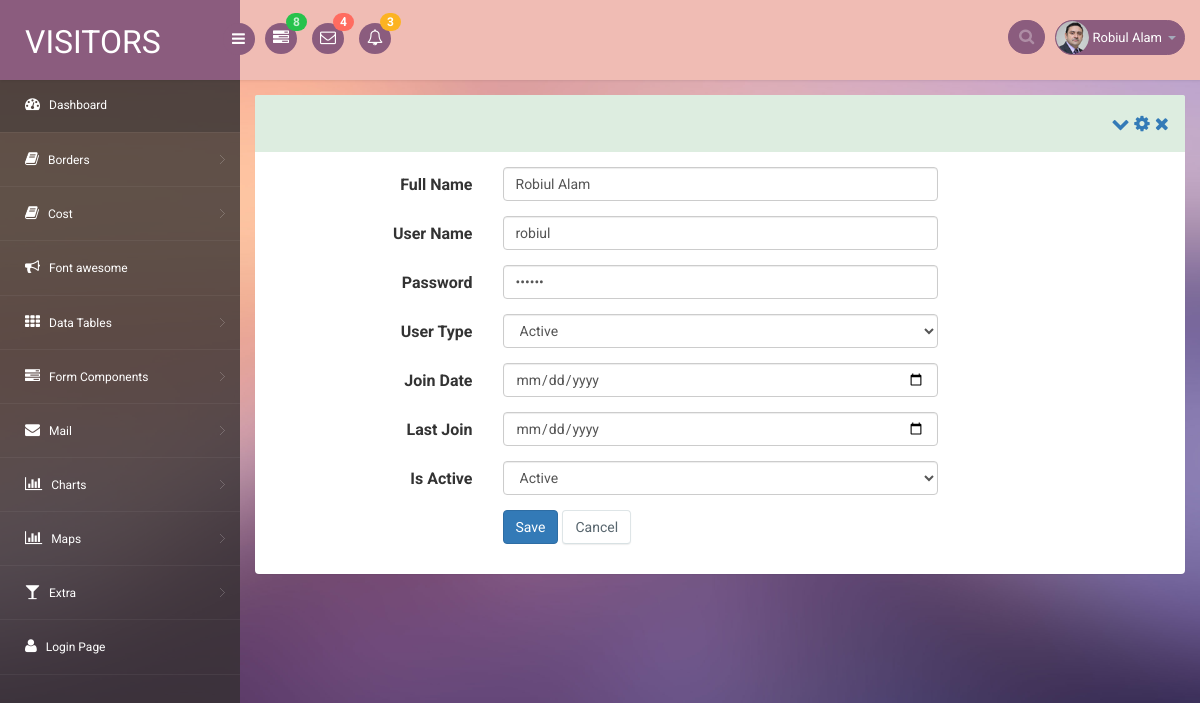
The page /admin/borderedit.php?borderid=2 (signed in) on the database its author committed.
### tables this page shows
CREATE TABLE `mms_borders` (
  `id` int(11) NOT NULL,
  `full_name` varchar(100) NOT NULL,
  `user_name` varchar(45) NOT NULL,
  `password` varchar(45) NOT NULL,
  `user_type` varchar(45) NOT NULL,
  `join_date` timestamp(6) NOT NULL DEFAULT CURRENT_TIMESTAMP(6),
  `last_login` timestamp(6) NOT NULL DEFAULT CURRENT_TIMESTAMP(6) ON UPDATE CURRENT_TIMESTAMP(6),
  `is_active` tinyint(2) NOT NULL
);

### lib/Database.php (called while the page is built, shortened)
<?php
Class Database{
 public $host   = DB_HOST;
 public $user   = DB_USER;
 public $pass   = DB_PASS;
 public $dbname = DB_NAME;
 public $link;
private function connectDB(){
 $this->link = new mysqli($this->host, $this->user, $this->pass,
  $this->dbname);
 }
public function select($query){
  $result = $this->link->query($query) or
   die($this->link->error.__LINE__);
  if($result->num_rows > 0){
    return $result;
  } else {
    return false;
  }
 }
}

### classes/Addborder.php (called while the page is built, shortened)
<?php
$filepath = realpath(dirname(__FILE__));
include_once ($filepath.'/../lib/Database.php');
?>
<?php
class Addborder{
	private $db;
	public function __construct(){
		$this->db = new Database();
	}
	public function getAllEditBorder($id){
		$query = " SELECT * FROM mms_borders WHERE id = '$id' ";
		$result = $this->db->select($query);
		return $result;
	}
}
?>

### admin/borderedit.php (the view, shortened to what this page needs)
<?php include 'inc/header.php'; ?>
<?php include 'inc/topNav.php'; ?>
<?php include 'inc/navigation.php'; ?>
<?php include '../classes/Addborder.php'; ?>
<?php
    if (!isset($_GET['borderid']) || $_GET['borderid'] == NULL) {
        echo " <script>window.location = 'manageBorder.php';</script> ";
    }else{
        $id = preg_replace('/[^-a-zA-Z0-9_]/', '', $_GET['borderid']);
    }
    $addborder = new Addborder();
?>
<section id="main-content">
	<section class="wrapper">
		<div class="row">
                <div class="col-lg-12">
                    <section class="panel">
                        <header class="panel-heading">
                            <span class="tools pull-right">
                                <a class="fa fa-chevron-down" href="javascript:;"></a>
                                <a class="fa fa-cog" href="javascript:;"></a>
                                <a class="fa fa-times" href="javascript:;"></a>
                             </span>
                        </header>
                        <div class="panel-body">
                            <div class="form">
                                <?php
                                    $getBorder = $addborder->getAllEditBorder($id);
                                    if ($getBorder) {
                                        while ($value = $getBorder->fetch_assoc()) {
                                    ?>
                                <form class="cmxform form-horizontal " id="signupForm"  action="" novalidate="novalidate" method="post">
                                    <div class="form-group ">
                                        <label for="full_name" class="control-label col-lg-3">Full Name</label>
                                        <div class="col-lg-6">
                                            <input class=" form-control" id="full_name" value="<?php echo $value['full_name']?>" name="full_name" type="text">
                                        </div>
                                    </div>
                                    <div class="form-group ">
                                        <label for="user_name" class="control-label col-lg-3">User Name</label>
                                        <div class="col-lg-6">
                                            <input class=" form-control" id="user_name" value="<?php echo $value['user_name']?>" name="user_name" type="text">
                                        </div>
                                    </div>
                                    <div class="form-group ">
                                        <label for="password" class="control-label col-lg-3">Password</label>
                                        <div class="col-lg-6">
                                            <input class="form-control " id="password" value="<?php echo $value['password']?>" name="password" type="password">
                                        </div>
                                    </div>
                                    <div class="form-group ">
                                        <label for="user_type" class="control-label col-lg-3">User Type</label>
                                        <div class="col-lg-6">
                                           <select class="form-control" name="user_type" id="user_type">
                                                <?php
                                            if ($value['user_type'] == 0) { ?>
                                                <option selected="selected" value="0">Inactive</option>
                                                <option value="1">Active</option>
                                                <?php } else{ ?>
                                                <option selected="selected" value="1">Active</option>
                                                <?php } ?>
                                            </select>
                                        </div>
                                    </div>
                                    <div class="form-group ">
                                        <label for="join_date" class="control-label col-lg-3">Join Date</label>
                                        <div class="col-lg-6">
                                            <input class="form-control " id="join_date" value="<?php echo $value['join_date']?>" name="join_date" type="date">
                                        </div>
                                    </div>
                                    <div class="form-group ">
                                        <label for="last_login" class="control-label col-lg-3">Last Join</label>
                                        <div class="col-lg-6">
                                            <input class="form-control " id="last_login" value="<?php echo $value['last_login']?>" name="last_login" type="date">
                                        </div>
                                    </div>
                                    <div class="form-group ">
                                        <label for="is_active" class="control-label col-lg-3">Is Active</label>
                                        <div class="col-lg-6">
                                           <select class="form-control" name="is_active" id="is_active">
                                                <?php
                                            if ($value['is_active'] == 0) { ?>
                                                <option selected="selected" value="0">Inactive</option>
                                                <option value="1">Active</option>
                                                <?php } else{ ?>
                                                <option selected="selected" value="1">Active</option>
                                                <?php } ?>
                                            </select>
                                        </div>
                                    </div>
                                    <div class="form-group">
                                        <div class="col-lg-offset-3 col-lg-6">
                                            <button class="btn btn-primary" type="submit" name="submit">Save</button>
                                            <button class="btn btn-default" type="button">Cancel</button>
                                        </div>
                                    </div>
                                </form>
                                <?php } } ?>
                            </div>
                        </div>
                    </section>
                </div>
            </div>
	</section>
</section>
</section>
<?php include 'inc/footer.php'; ?>

### admin/css/style.css (style rules this page uses)
html, body { font-family: 'Roboto', sans-serif; font-size: 100%; overflow-x: hidden; background: url(../images/bg.jpg) no-repeat 0px 0px; background-size:cover; }
ul,label { margin:0; padding:0; }
#main-content { margin-left:240px; -webkit-transition:all .3s ease-in-out; -moz-transition:all .3s ease-in-out; -o-transition:all .3s ease-in-out; transition:all .3s ease-in-out; }
.wrapper { display:inline-block; margin-top:80px; padding:15px; width:100%; }
.panel-heading { position: relative; height: 57px; line-height: 57px; letter-spacing: 0.2px; color: #000; font-size: 18px; font-weight: 400; padding: 0 16px; background:#ddede0; border-top-right-radius: 2px; border-top-left-radius: 2px; text-transform: uppercase; text-align: center; }
.panel { border: none ! important; }
.btn-default { color: #58666e !important; background-color: #fcfdfd; background-color: #fff; border-color: #dee5e7; border-bottom-color: #d8e1e3; -webkit-box-shadow: 0 1px 1px rgba(90, 90, 90, 0.1); box-shadow: 0 1px 1px rgba(90, 90, 90, 0.1); }

### rows shown on the page
mms_borders: full_name "Robiul Alam", user_name "robiul", user_type "Active", is_active "Active"

### other values the page prints
Session::get('adminName') "Robiul Alam"
